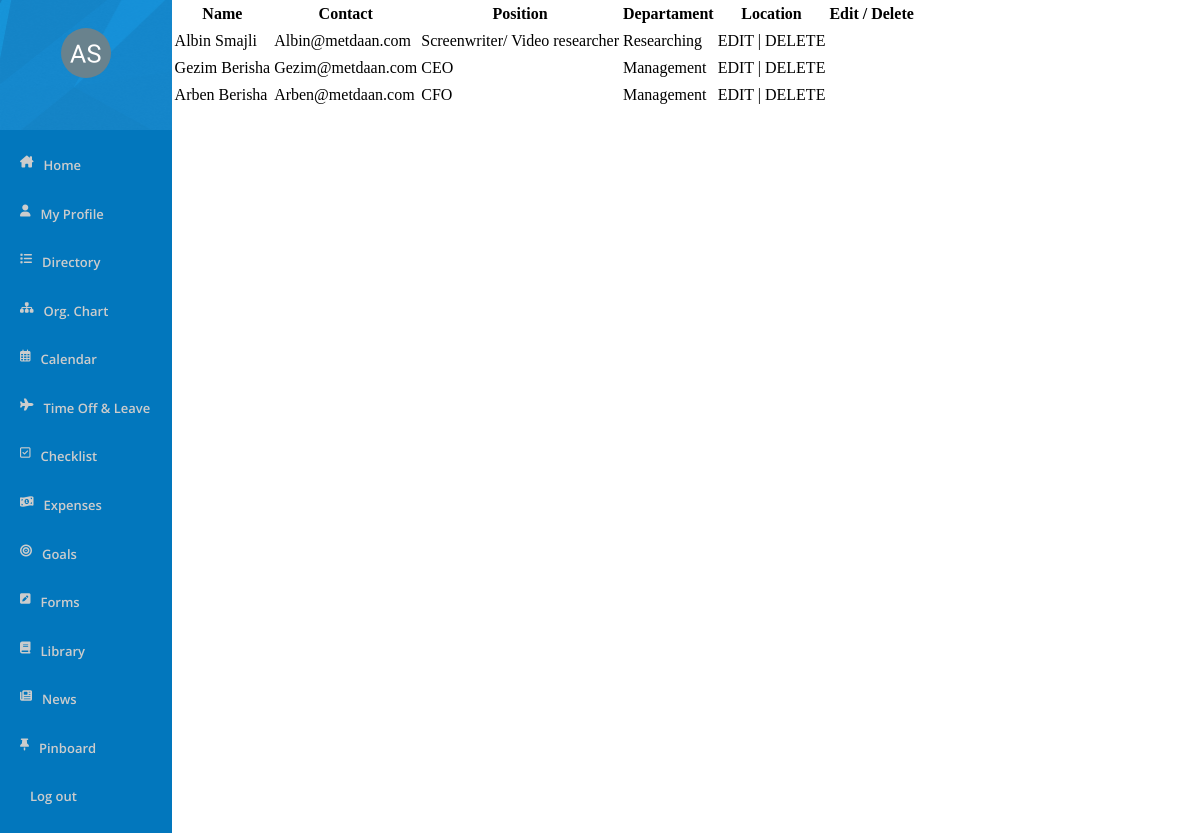
Screenshot of /main.php?page=directory with the database file from the repository.
### tables this page shows
CREATE TABLE `users` (
  `id` int(100) NOT NULL,
  `name` varchar(200) NOT NULL,
  `surname` varchar(200) NOT NULL,
  `email` varchar(200) NOT NULL,
  `password` varchar(500) NOT NULL,
  `Position_ID` int(11) NOT NULL,
  `Departament_ID` int(11) NOT NULL,
  `role` int(11) NOT NULL
);

CREATE TABLE `position` (
  `id` int(11) NOT NULL,
  `position_name` varchar(100) NOT NULL,
  `Departament_ID` int(11) NOT NULL
);

CREATE TABLE `departament` (
  `id` int(11) NOT NULL,
  `departament_name` varchar(100) NOT NULL
);

### pages/directory.php (the view)
<?php
require_once './config.php';
$sql= "SELECT * from users
        LEFT JOIN position ON users.Position_ID = position.id
        LEFT JOIN departament ON users.Departament_ID = departament.id";
$prep=$con->prepare($sql);
$prep->execute();
$datas= $prep->fetchAll();
?>
<div id="main">
    <table>
        <thead>
            <tr>
                <th>Name</th>
                <th>Contact</th>
                <th>Position</th>
                <th>Departament</th>
                <th>Location</th>
                <th>Edit / Delete</th>
            </tr>
        </thead>
        <tbody>
           <?php foreach($datas as $data): ?>
                <tr>
                    <td><?= $data['name'] ?> <?= $data['surname']   ?></td>
                    <td><?= $data['email'] ?></td>
                    <td><?= $data['position_name'] ?></td>
                    <td><?= $data['departament_name'] ?></td>
                    <td><a style="text-decoration:none; color:black;" href="editEmp.php?id=<?= $data['id']; ?>">EDIT</a> | <a style="text-decoration:none; color:black;" href="deleteEmp.php?id=<?= $data['id']; ?>">DELETE</a></td>
                </tr>
           <?php endforeach; ?>
        </tbody>
    </table>
</div>

### main.php (shortened to what this page needs)
<?php
require_once 'config.php';
?>
<!DOCTYPE html>
<html lang="en">
<head>
    <link rel="stylesheet" href="css/index.css">
</head>
<body>
    <div id="sidebar">
        <div id="profile">
            <img src="images/albin-smajli.png" alt="">
        </div>
         <ul id="sidebarElements" >
            <li>
            <i class="fa-solid fa-house-chimney"></i>
            <a href="?page=home">Home</a>
            </li>
            <li>
            <i class="fa-solid fa-user"></i>
            <a href="?page=myProfile">My Profile</a>
            </li>
            <li>
            <i class="fa-solid fa-list"></i>
            <a href="?page=directory">Directory</a>
            </li>
            <li>
            <i class="fa-solid fa-sitemap"></i>
            <a href="?page=orgChart">Org. Chart</a>
            </li>
            <li>
            <i class="fa-regular fa-calendar-days"></i>
            <a href="?page=calendar">Calendar</a>
            </li>
            <li>
            <i class="fa fa-plane"></i>
            <a href="?page=timeOff">Time Off & Leave</a>
            </li>
            <li>
            <i class="fa fa-check-square-o"></i>
            <a href="?page=checklist">Checklist</a>
            </li>
            <li>
            <i class="fa-solid fa-money-bill-1-wave"></i>
            <a href="?page=expenses">Expenses</a>
            </li>
            <li>
            <i class="fa-solid fa-bullseye"></i>
            <a href="?page=goals">Goals</a>
            </li>
            <li>
            <i class="fa-solid fa-square-pen"></i>
            <a href="?page=forms">Forms</a>
            </li>
            <li>
            <i class="fa-solid fa-book"></i>
            <a href="?page=library">Library</a>
            </li>
            <li>
            <i class="fa-solid fa-newspaper"></i>
            <a href="?page=news">News</a>
            </li>
            <li>
            <i class="fa-solid fa-thumbtack"></i>
            <a href="?page=pinboard">Pinboard</a>
            </li>
            <li>
            <a href="logout.php">Log out</a>
            </li>
         </ul>
    </div>
    <div id="content">
        <?php
         if(!isset($_GET['page']) || $_GET['page'] == ''){
            $page = 'home';
        } else {
            $page = $_GET['page'];
        }
            switch ($page) {
                case 'directory':
                    include 'pages/directory.php';
                    break;
            }
        ?>
    </div>
</body>
</html>

### css/index.css (style rules this page uses)
body { display: flex; flex-direction: row; margin: 0; padding: 0; line-height: 1.42857143; }
#sidebar { padding: 0; display: flex; flex-direction: column; background-color: #0277bd; width: 14.3%; height: 900px; }
#profile { width: 100%; height: 130px; display: flex; flex-direction: column; justify-content: center; align-items:center; background-image: url('../images/sidebarheader.png'); }
#profile img { width: 50px; height: 50px; border-radius: 50%; }
#sidebar ul { padding: 10px; width: 80%; list-style: none; filter: brightness(80%); }
#sidebar li { padding: 0; display: flex; flex-direction: row; justify-content: center; align-content: center; margin-bottom: 30px; width: 100%; margin-left: 10px; font-size: 15px; }
#sidebar a { width: 100%; text-decoration: none; color: white; font-size: 13px; font-weight: 400; font-family: 'Open Sans', sans-serif; font-weight: 600; margin-left: 10px; }
#sidebar i { color: white; font-size: 12px; }

### rows the page displays
users: name "Albin", surname "Smajli", email "Albin@metdaan.com", Position_ID.position_name "Screenwriter/ Video researcher", Departament_ID.departament_name "Researching"
users: name "Gezim", surname "Berisha", email "Gezim@metdaan.com", Position_ID.position_name "CEO", Departament_ID.departament_name "Management"
users: name "Arben", surname "Berisha", email "Arben@metdaan.com", Position_ID.position_name "CFO", Departament_ID.departament_name "Management"
